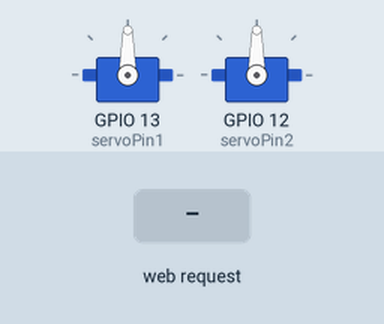
Simulated run of this sketch. Board: ESP32. Shown: 2 × servo. The test bench sets the inputs (shaded band). WiFi joins after 1.5 s; servers stay silent unless stated; a WiFi scan finds three made-up networks; what the sketch prints to the serial monitor is not drawn.

Above: at 4.7 s.
4.8 s: HTTP request GET /13/on received
At 6.9 s:
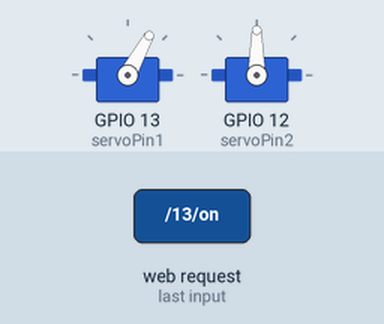
7.2 s: HTTP request GET /12/on received
At 8.8 s:
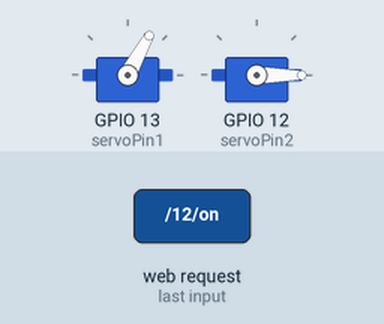
9.6 s: HTTP request GET /13/on received
At 10.07 s:
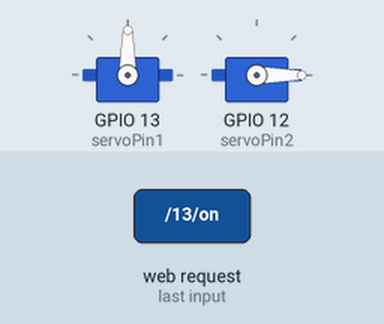
Timing chart, 0 to 12.6 s (numbered marks = the images above; inputs shaded):
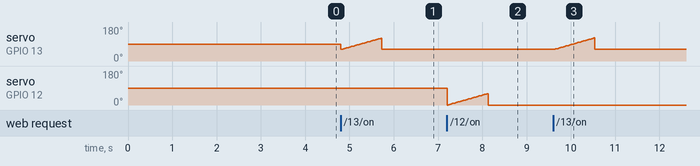

Measured:
- after the input at 7.2 s, servo on GPIO 12 (servoPin2): ramps from 0° to 60° and jumps back, once every 0.93 s
- after the input at 9.6 s, servo on GPIO 13 (servoPin1): rises from 61° to 122° in 0.90 s, then falls to 61° in 0.01 s

The sketch:

Medicine_Dispenser.ino
```cpp
#include <Arduino.h>
#if defined(ESP32)
  #include <WiFi.h>
#elif defined(ESP8266)
  #include <ESP8266WiFi.h>
#endif
#include <WiFiClient.h>
#include<ESP32Servo.h>
#include <Wire.h>
#include <HTTPClient.h>
#include <ESPAsyncWebServer.h>
#include <AsyncTCP.h>

// Replace with your network credentials
const char* ssid = "nishu";
const char* password = "invisiblestring";

// Set web server port number to 80
WiFiServer server(80);

// Variable to store the HTTP request
String header;

// Auxiliar variables to store the current output state
String servo1state = "off";
String servo2state = "off";


// Current time
unsigned long currentTime = millis();
// Previous time
unsigned long previousTime = 0;
// Define timeout time in milliseconds (example: 2000ms = 2s)
const long timeoutTime = 2000;

int pos;
int med1 = 10;
int med2 = 10;

int x = 0;
int y = 16;

//servo
static const int servoPin1 = 13;
static const int servoPin2 = 12;

Servo servo1;
Servo servo2;


void setup() {
  Serial.begin(115200);
  servo1.attach(servoPin1);
  servo2.attach(servoPin2);

  // Set WiFi to station mode and disconnect from an AP if it was previously connected
  WiFi.mode(WIFI_STA);
  WiFi.disconnect();

      // WiFi.scanNetworks will return the number of networks found
  int n = WiFi.scanNetworks();
  Serial.println("scan done");
  if (n == 0) {
      Serial.println("no networks found");
  } else {
    Serial.print(n);
    Serial.println(" networks found");
    for (int i = 0; i < n; ++i) {
      // Print SSID and RSSI for each network found
      Serial.print(i + 1);
      Serial.print(": ");
      Serial.print(WiFi.SSID(i));
      Serial.print(" (");
      Serial.print(WiFi.RSSI(i));
      Serial.print(")");
      Serial.println((WiFi.encryptionType(i) == WIFI_AUTH_OPEN)?" ":"*");
      delay(10);
    }
  }

  // Connect to Wi-Fi network with SSID and password
  Serial.print("Connecting to ");
  Serial.println(ssid);
  WiFi.begin(ssid, password);
  while (WiFi.status() != WL_CONNECTED) {
    delay(500);
    Serial.print(".");
  }
  // Print local IP address and start web server
  Serial.println("");
  Serial.println("WiFi connected.");
  Serial.println("IP address: ");
  Serial.println(WiFi.localIP());
  server.begin();
}

void loop(){
  WiFiClient client = server.available();   // Listen for incoming clients

  if (client) {                             // If a new client connects,
    currentTime = millis();
    previousTime = currentTime;
    Serial.println("New Client.");          // print a message out in the serial port
    String currentLine = "";                // make a String to hold incoming data from the client
    while (client.connected() && currentTime - previousTime <= timeoutTime) {  // loop while the client's connected
      currentTime = millis();
      if (client.available()) {             // if there's bytes to read from the client,
        char c = client.read();             // read a byte, then
        Serial.write(c);                    // print it out the serial monitor
        header += c;
        if (c == '\n') {                    // if the byte is a newline character
          // if the current line is blank, you got two newline characters in a row.
          // that's the end of the client HTTP request, so send a response:
          if (currentLine.length() == 0) {
            // HTTP headers always start with a response code (e.g. HTTP/1.1 200 OK)
            // and a content-type so the client knows what's coming, then a blank line:
            client.println("HTTP/1.1 200 OK");
            client.println("Content-type:text/html");
            client.println("Connection: close");
            client.println();

            // turns the GPIOs on and off
            if (header.indexOf("GET /13/on") >= 0) {
              Serial.println("GPIO 13 on");
                servo1state = "on";
                int value = 4;
                int pos = 0;
                Serial.println("Now, Container 1 is working");
                Serial.println(value);
                if (value >= 1) {
                med1 = med1 - 2;
                Serial.print("Number of med1="); Serial.println(med1/2);
                }
                for (pos = 61; pos <= 122; pos += 1){
                servo1.write(pos);
                delay(15);
                }
                for (pos = 122; pos >= 61; pos -= 1){
                servo1.write(pos);
                }
            } else if (header.indexOf("GET /13/off") >= 0) {
              Serial.println("GPIO 13 off");
              servo1state = "off";
            } else if (header.indexOf("GET /12/on") >= 0) {
              Serial.println("GPIO 12 on");
              servo2state = "on";
                int value = 4;
                int pos = 0;
                Serial.println("Now, Container 2 is working");
                Serial.println(value);
                if (value >= 1) {
                med2 = med2 - 2;
                Serial.print("Number of med2="); Serial.println(med2/2);
                }
                for (pos = 0; pos <= 61; pos += 1){
                servo2.write(pos);
                delay(15);
                }
                for (pos = 61; pos >= 0; pos -= 1){
                servo2.write(pos);
                }
            } else if (header.indexOf("GET /12/off") >= 0) {
              Serial.println("GPIO 12 off");
              servo2state = "off";
            }

            // Display the HTML web page
            client.println("<!DOCTYPE html><html>");
            client.println("<head><meta name=\"viewport\" content=\"width=device-width, initial-scale=1\">");
            client.println("<link rel=\"icon\" href=\"data:,\">");
            // CSS to style the on/off buttons
            // Feel free to change the background-color and font-size attributes to fit your preferences
            client.println("<style>html { font-family: Helvetica; display: inline-block; margin: 0px auto; text-align: center;}");
            client.println(".button { background-color: #4CAF50; border: none; color: white; padding: 16px 40px;");
            client.println("text-decoration: none; font-size: 30px; margin: 2px; cursor: pointer;}");
            client.println(".button2 {background-color: #555555;}</style></head>");

            // Web Page Heading
            client.println("<body><h1>ESP32 Web Server</h1>");

            // Display current state, and ON/OFF buttons for GPIO 13
            client.println("<p>GPIO 13 - State " + servo1state + "</p>");
            // If the servo1state is off, it displays the ON button
            if (servo1state=="off") {
              client.println("<p><a href=\"/13/on\"><button class=\"button\">ON</button></a></p>");
            } else {
              client.println("<p><a href=\"/13/off\"><button class=\"button button2\">OFF</button></a></p>");
            }

            // Display current state, and ON/OFF buttons for GPIO 12
            client.println("<p>GPIO 12 - State " + servo2state + "</p>");
            // If the servo2state is off, it displays the ON button
            if (servo2state=="off") {
              client.println("<p><a href=\"/12/on\"><button class=\"button\">ON</button></a></p>");
            } else {
              client.println("<p><a href=\"/12/off\"><button class=\"button button2\">OFF</button></a></p>");
            }
            client.println("</body></html>");

            // The HTTP response ends with another blank line
            client.println();
            // Break out of the while loop
            break;
          } else { // if you got a newline, then clear currentLine
            currentLine = "";
          }
        } else if (c != '\r') {  // if you got anything else but a carriage return character,
          currentLine += c;      // add it to the end of the currentLine
        }
      }
    }
    // Clear the header variable
    header = "";
    // Close the connection
    client.stop();
    Serial.println("Client disconnected.");
    Serial.println("");
  }
}
```
